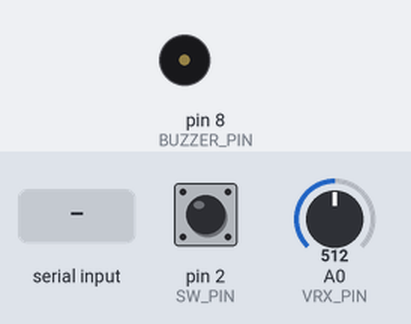
Recording of a sketch running on a simulated Arduino Uno, built with avr-gcc and run on an emulated ATmega328P. Shown: buzzer (waves = sounding). The inputs (shaded band) are chosen by the test bench; at power-on: pin 2 (SW_PIN) HIGH, A0 (VRX_PIN) = 512. What the sketch prints to the serial monitor is not drawn.

Above: at 1.2 s.
1.3 s: "M" received over Serial
Timing chart, 0 to 4.3 s (numbered marks = the images above; inputs shaded):
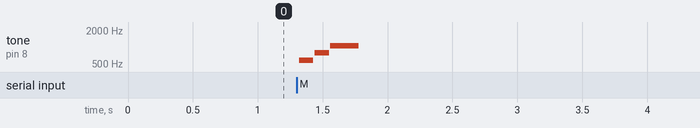

Measured:
- after the input at 1.3 s, tone on pin 8 (BUZZER_PIN): plays 587 Hz for 0.11 s, 784 Hz for 0.11 s, 1047 Hz for 0.22 s, starting at once

The sketch:

week12a.ino
```cpp
const int VRX_PIN    = A0;
const int SW_PIN     = 2;
const int BUZZER_PIN = 8;

void setup() {
  Serial.begin(9600);
  pinMode(SW_PIN, INPUT_PULLUP);
  pinMode(BUZZER_PIN, OUTPUT);
}

void loop() {
  // 1. 讀取搖桿左右與中間按鈕
  int xVal = analogRead(VRX_PIN);
  int swVal = digitalRead(SW_PIN);

  int dir = 0;
  if (xVal < 420) {
    dir = -1; // 左
  } else if (xVal > 600) {
    dir = 1;  // 右
  }

  Serial.print(dir);
  Serial.print(",");
  Serial.println(swVal == LOW ? 1 : 0);

  // 2. 接收來自 Processing 的音效指令
  while (Serial.available() > 0) {
    char cmd = Serial.read();
    if (cmd == 'M') {
      play100MSound();
    } else if (cmd == 'F') {
      playFallSound();
    }
  }

  delay(20);
}

// 100M 里程碑提示音效（上揚三連音）
void play100MSound() {
  tone(BUZZER_PIN, 587, 110); // D5
  delay(120);
  tone(BUZZER_PIN, 784, 110); // G5
  delay(120);
  tone(BUZZER_PIN, 1047, 220); // C6
  delay(230);
  noTone(BUZZER_PIN);
}

// 掉下去掉落音效（頻率快速下滑）
void playFallSound() {
  for (int freq = 520; freq >= 150; freq -= 25) {
    tone(BUZZER_PIN, freq, 22);
    delay(20);
  }
  noTone(BUZZER_PIN);
}
```
